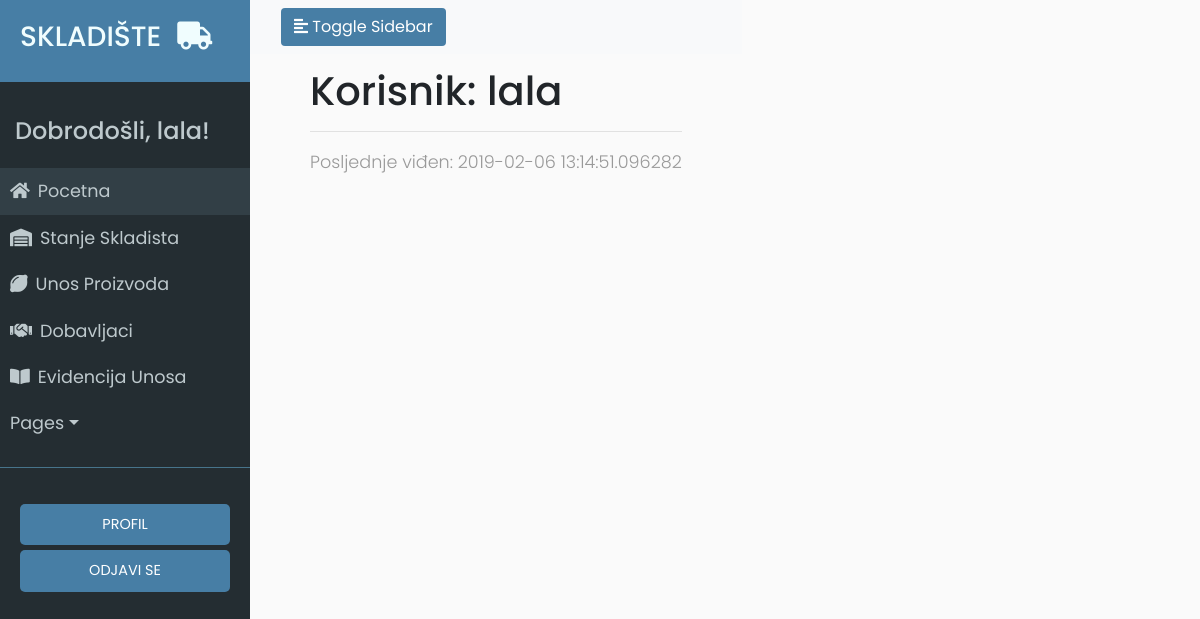
/user/lala (signed in), run on an earlier commit of the app's database.
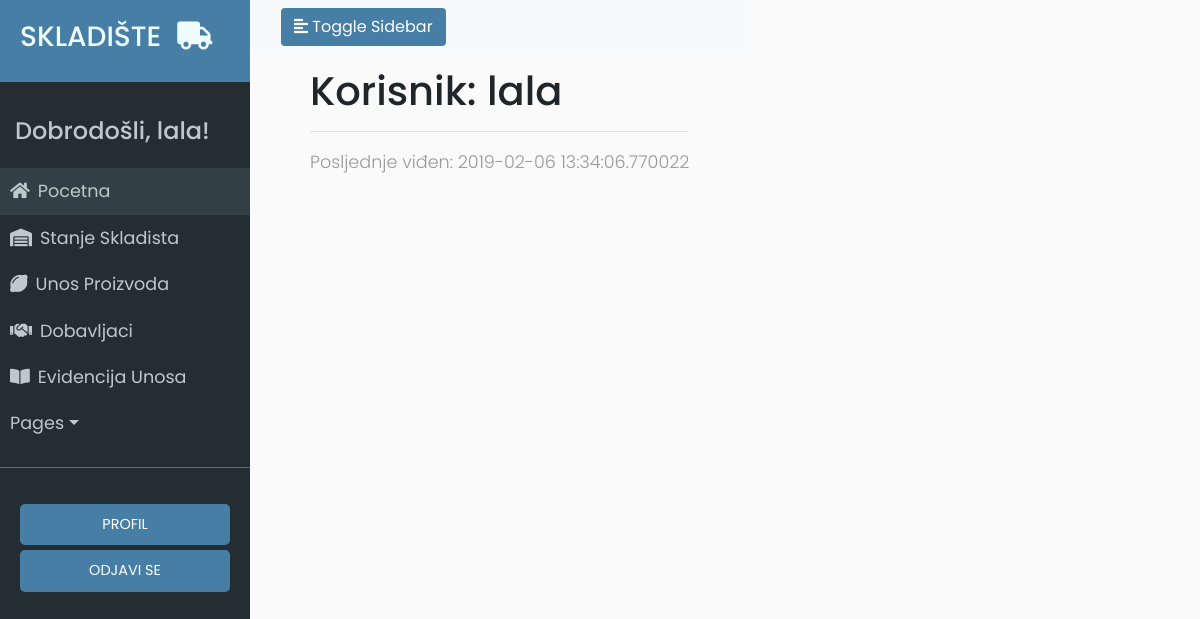
And on a later commit of the database.
### app/models.py (models this page shows, shortened)
class User(UserMixin, db.Model):
	id = db.Column(db.Integer, primary_key=True)
	username = db.Column(db.String(64), index=True, unique=True)
	email = db.Column(db.String(120), index=True, unique=True)
	password_hash = db.Column(db.String(128))
	last_seen = db.Column(db.DateTime, default=datetime.utcnow)
	evidencija = db.relationship('Evidencija', backref='user', lazy='dynamic')

### app/routes.py (the view)
@app.route('/user/<username>')
@login_required
def user(username):
	user = User.query.filter_by(username=username).first_or_404()
	return render_template('user.html', user=user)

### app/models.py (called while the page is built)
@login.user_loader
def load_user(id):
	return User.query.get(int(id))

### app/routes.py (called while the page is built)
@app.before_request
def before_request():
	if current_user.is_authenticated:
		current_user.last_seen = datetime.utcnow()
		db.session.commit()

### app/templates/user.html
{% extends "base.html" %}
{% block content %}
    <h1>Korisnik: {{ user.username }}</h1>
    <hr>
    {% if user.last_seen %}<p>Posljednje viđen: {{ user.last_seen }}</p>{% endif %}
{% endblock %}

### app/templates/base.html (shortened to what this page needs)
<html>
<head>
	<link rel="stylesheet" href="https://stackpath.bootstrapcdn.com/bootstrap/4.2.1/css/bootstrap.min.css" integrisha384-GJzZqFGwb1QTTN6wy59ffF1BuGJpLSa9DkKMp0DgiMDm4iYMj70gZWKYbI706tWS">
	<link href="../static/style.css" type="text/css" rel="stylesheet">
	<link rel="stylesheet" href="https://use.fontawesome.com/releases/v5.7.1/css/all.css">
</head>
<body>
	<div class="wrapper">
	<nav id="sidebar">
		<div class="sidebar-header ">
			<h3 class="alen">SKLADIŠTE<i class="fas fa-truck ml-3"></i></h3>
		</div>
		<ul class="list-unstyled components">
			<h4>Dobrodošli, {{ current_user.username }}!</h4>
			<li class="active">
				<a href="{{ url_for('index') }}"><i class="fas fa-home mr-2"></i>Pocetna</a>
			</li>
			<li>
				<a href="{{ url_for('stanje_skladista') }}"><i class="fas fa-warehouse mr-2"></i>Stanje Skladista</a>
			</li>
			<li>
				<a href="{{ url_for('unos_proizvoda') }}"><i class="fas fa-lemon mr-2"></i>Unos Proizvoda</a>
			</li>
			<li>
				<a href="{{ url_for('dobavljaci') }}"><i class="fas fa-handshake mr-2"></i>Dobavljaci</a>
			</li>
			<li>
				<a href="{{ url_for('evidencija_unosa') }}"><i class="fas fa-book-open mr-2"></i>Evidencija Unosa</a>
			</li>
			<li>
				<a href="#pageSubmenu" data-toggle="collapse" aria-expanded="false" class="dropdown-toggle">Pages</a>
			</li>
		</ul>
		<ul class="list-unstyled CTAs">
                <li>
                    <a href="{{ url_for('user', username=current_user.username) }}" class="tipka">PROFIL</a>
                </li>
                <li>
                    <a href="{{ url_for('logout') }}" class="tipka">ODJAVI SE</a>
                </li>
            </ul>
	</nav>
	<div id="content">
		<nav class="navbar navbar-expand-lg navbar-light bg-light">
        <div class="container-fluid">
            <button type="button" id="sidebarCollapse" class="btn tipka">
                <i class="fas fa-align-left"></i>
                <span>Toggle Sidebar</span>
            </button>
        </div>
    </nav>
    	<div class="container-fluid tijelo">
    		{% block content %}
			{% endblock %}
    	</div>
	</div>
	</div>
</body>
</html>

What changed in the data, as far as the page shows it:
changed User "lala": last_seen "2019-02-06 13:14:51.096282" → "2019-02-06 13:34:06.770022"
